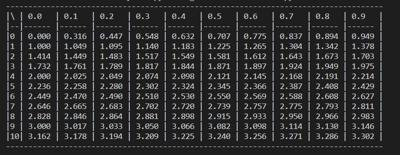
#> input picture resources/2.jpg, 400 x 155 px, found by its file name
$ python test_pil.py
#> lines starting #> are read from the running program, lines starting #| are printed output that depends on the picture
from PIL import Image
import os

orgpic = "resources/2.jpg"
im = Image.open( orgpic,"r" )
#> im is the input picture: PIL image 400x155 RGB; mean R, G, B 47.3, 47.3, 47.5
orgsize = im.size
#> orgsize = (400, 155)

im2 = im.resize((int(orgsize[0]/2), int(orgsize[1]/2)) )
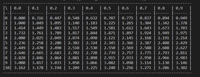
#> im2: PIL image 200x77 RGB; mean R, G, B 47.3, 47.3, 47.5

cprpic = "resources/2 compress.jpg"
im2.save( cprpic )

#> (the run stopped early here; a loop or call above may not have finished)
